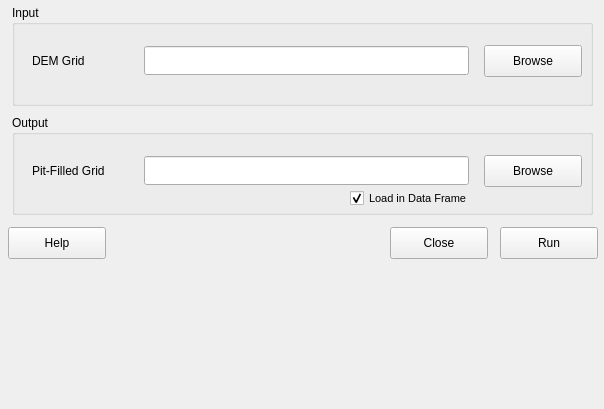
<?xml version="1.0" encoding="UTF-8"?>
<ui version="4.0">
 <class>FillPits</class>
 <widget class="QDialog" name="FillPits">
  <property name="geometry">
   <rect>
    <x>0</x>
    <y>0</y>
    <width>604</width>
    <height>409</height>
   </rect>
  </property>
  <property name="windowTitle">
   <string>Fill Pits</string>
  </property>
  <widget class="Q3ButtonGroup" name="buttonGroup1">
   <property name="geometry">
    <rect>
     <x>12</x>
     <y>5</y>
     <width>581</width>
     <height>101</height>
    </rect>
   </property>
   <property name="title">
    <string>Input</string>
   </property>
   <widget class="QLineEdit" name="inputFileLineEdit">
    <property name="geometry">
     <rect>
      <x>132</x>
      <y>41</y>
      <width>325</width>
      <height>29</height>
     </rect>
    </property>
   </widget>
   <widget class="QPushButton" name="inputBrowseButton">
    <property name="geometry">
     <rect>
      <x>472</x>
      <y>40</y>
      <width>98</width>
      <height>32</height>
     </rect>
    </property>
    <property name="text">
     <string>Browse</string>
    </property>
    <property name="checkable">
     <bool>false</bool>
    </property>
    <property name="autoDefault">
     <bool>false</bool>
    </property>
    <property name="flat">
     <bool>false</bool>
    </property>
   </widget>
   <widget class="QLabel" name="textLabel1">
    <property name="geometry">
     <rect>
      <x>20</x>
      <y>40</y>
      <width>70</width>
      <height>31</height>
     </rect>
    </property>
    <property name="text">
     <string>DEM Grid</string>
    </property>
   </widget>
  </widget>
  <widget class="QPushButton" name="runButton">
   <property name="geometry">
    <rect>
     <x>500</x>
     <y>227</y>
     <width>98</width>
     <height>32</height>
    </rect>
   </property>
   <property name="text">
    <string>Run</string>
   </property>
   <property name="autoDefault">
    <bool>false</bool>
   </property>
  </widget>
  <widget class="QPushButton" name="helpButton">
   <property name="geometry">
    <rect>
     <x>8</x>
     <y>227</y>
     <width>98</width>
     <height>32</height>
    </rect>
   </property>
   <property name="text">
    <string>Help</string>
   </property>
   <property name="autoDefault">
    <bool>false</bool>
   </property>
  </widget>
  <widget class="QPushButton" name="closeButton">
   <property name="geometry">
    <rect>
     <x>390</x>
     <y>227</y>
     <width>98</width>
     <height>32</height>
    </rect>
   </property>
   <property name="text">
    <string>Close</string>
   </property>
   <property name="autoDefault">
    <bool>false</bool>
   </property>
  </widget>
  <widget class="Q3TextBrowser" name="messageLog" native="true">
   <property name="geometry">
    <rect>
     <x>12</x>
     <y>269</y>
     <width>581</width>
     <height>130</height>
    </rect>
   </property>
  </widget>
  <widget class="Q3ButtonGroup" name="buttonGroup2">
   <property name="geometry">
    <rect>
     <x>12</x>
     <y>115</y>
     <width>581</width>
     <height>100</height>
    </rect>
   </property>
   <property name="title">
    <string>Output</string>
   </property>
   <widget class="QLineEdit" name="outputFileLineEdit">
    <property name="geometry">
     <rect>
      <x>132</x>
      <y>41</y>
      <width>325</width>
      <height>29</height>
     </rect>
    </property>
   </widget>
   <widget class="QPushButton" name="outputBrowseButton">
    <property name="geometry">
     <rect>
      <x>472</x>
      <y>40</y>
      <width>98</width>
      <height>32</height>
     </rect>
    </property>
    <property name="text">
     <string>Browse</string>
    </property>
    <property name="autoDefault">
     <bool>false</bool>
    </property>
   </widget>
   <widget class="QLabel" name="textLabel1_2">
    <property name="geometry">
     <rect>
      <x>20</x>
      <y>40</y>
      <width>90</width>
      <height>31</height>
     </rect>
    </property>
    <property name="text">
     <string>Pit-Filled Grid</string>
    </property>
   </widget>
   <widget class="QCheckBox" name="showPF_DFrame">
    <property name="geometry">
     <rect>
      <x>338</x>
      <y>73</y>
      <width>140</width>
      <height>21</height>
     </rect>
    </property>
    <property name="font">
     <font>
      <pointsize>8</pointsize>
      <weight>50</weight>
      <italic>false</italic>
      <bold>false</bold>
      <underline>false</underline>
      <strikeout>false</strikeout>
     </font>
    </property>
    <property name="text">
     <string>Load in Data Frame</string>
    </property>
    <property name="checked">
     <bool>true</bool>
    </property>
   </widget>
  </widget>
 </widget>
 <layoutdefault spacing="6" margin="11"/>
 <pixmapfunction>qPixmapFromMimeSource</pixmapfunction>
 <customwidgets>
  <customwidget>
   <class>Q3TextBrowser</class>
   <extends>QWidget</extends>
   <header>q3textbrowser.h</header>
   <container>1</container>
  </customwidget>
  <customwidget>
   <class>Q3GroupBox</class>
   <extends>QGroupBox</extends>
   <header>Qt3Support/Q3GroupBox</header>
   <container>1</container>
  </customwidget>
  <customwidget>
   <class>Q3ButtonGroup</class>
   <extends>Q3GroupBox</extends>
   <header>Qt3Support/Q3ButtonGroup</header>
   <container>1</container>
  </customwidget>
 </customwidgets>
 <resources/>
 <connections/>
</ui>
